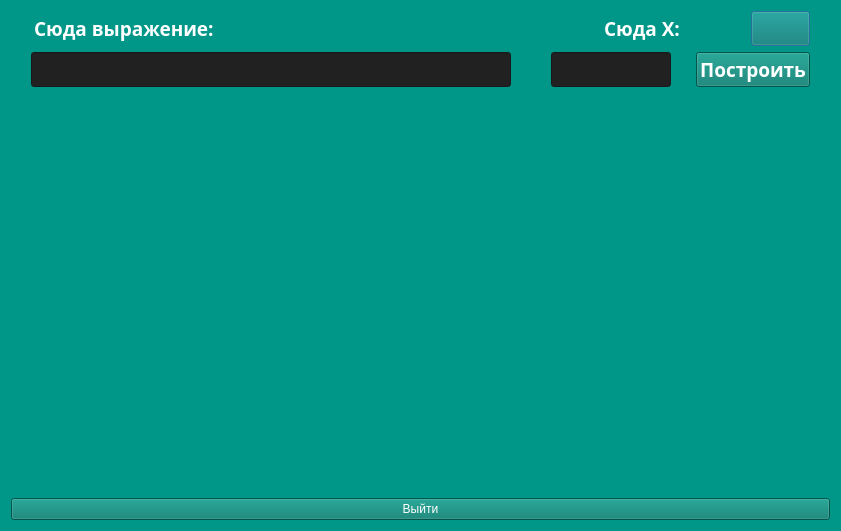
<?xml version="1.0" encoding="UTF-8"?>
<ui version="4.0">
 <class>Dialog</class>
 <widget class="QDialog" name="Dialog">
  <property name="geometry">
   <rect>
    <x>0</x>
    <y>0</y>
    <width>815</width>
    <height>531</height>
   </rect>
  </property>
  <property name="windowTitle">
   <string>Dialog</string>
  </property>
  <property name="styleSheet">
   <string notr="true">background-color:#009688</string>
  </property>
  <layout class="QVBoxLayout" name="verticalLayout_2" stretch="0,0,0,8">
   <item>
    <layout class="QVBoxLayout" name="verticalLayout_4">
     <item>
      <layout class="QHBoxLayout" name="horizontalLayout_4">
       <item>
        <spacer name="horizontalSpacer_6">
         <property name="orientation">
          <enum>Qt::Horizontal</enum>
         </property>
         <property name="sizeType">
          <enum>QSizePolicy::Fixed</enum>
         </property>
         <property name="sizeHint" stdset="0">
          <size>
           <width>23</width>
           <height>20</height>
          </size>
         </property>
        </spacer>
       </item>
       <item>
        <widget class="QLabel" name="label_2">
         <property name="font">
          <font>
           <family>PT Sans Caption</family>
           <pointsize>14</pointsize>
           <bold>true</bold>
          </font>
         </property>
         <property name="styleSheet">
          <string notr="true">color: #FFFFFF;</string>
         </property>
         <property name="text">
          <string>Сюда выражение:</string>
         </property>
        </widget>
       </item>
       <item>
        <spacer name="horizontalSpacer">
         <property name="orientation">
          <enum>Qt::Horizontal</enum>
         </property>
         <property name="sizeType">
          <enum>QSizePolicy::Fixed</enum>
         </property>
         <property name="sizeHint" stdset="0">
          <size>
           <width>384</width>
           <height>20</height>
          </size>
         </property>
        </spacer>
       </item>
       <item>
        <widget class="QLabel" name="label">
         <property name="font">
          <font>
           <family>PT Sans Caption</family>
           <pointsize>14</pointsize>
           <bold>true</bold>
          </font>
         </property>
         <property name="styleSheet">
          <string notr="true">color: #FFFFFF;</string>
         </property>
         <property name="text">
          <string>Сюда Х:</string>
         </property>
        </widget>
       </item>
       <item>
        <spacer name="horizontalSpacer_7">
         <property name="orientation">
          <enum>Qt::Horizontal</enum>
         </property>
         <property name="sizeType">
          <enum>QSizePolicy::Fixed</enum>
         </property>
         <property name="sizeHint" stdset="0">
          <size>
           <width>65</width>
           <height>20</height>
          </size>
         </property>
        </spacer>
       </item>
       <item>
        <widget class="QPushButton" name="pushButton">
         <property name="font">
          <font>
           <family>PT Sans Caption</family>
           <pointsize>14</pointsize>
           <bold>true</bold>
          </font>
         </property>
         <property name="styleSheet">
          <string notr="true">color: #FFFFFF;
background-color: #00796B</string>
         </property>
         <property name="text">
          <string/>
         </property>
         <property name="icon">
          <iconset resource="../../assets/icons/icons.qrc">
           <normaloff>:/backspace.png</normaloff>:/backspace.png</iconset>
         </property>
        </widget>
       </item>
       <item>
        <spacer name="horizontalSpacer_8">
         <property name="orientation">
          <enum>Qt::Horizontal</enum>
         </property>
         <property name="sizeType">
          <enum>QSizePolicy::Fixed</enum>
         </property>
         <property name="sizeHint" stdset="0">
          <size>
           <width>20</width>
           <height>15</height>
          </size>
         </property>
        </spacer>
       </item>
      </layout>
     </item>
     <item>
      <layout class="QHBoxLayout" name="horizontalLayout_5" stretch="0,4,0,1,0,0,0">
       <item>
        <spacer name="horizontalSpacer_5">
         <property name="orientation">
          <enum>Qt::Horizontal</enum>
         </property>
         <property name="sizeType">
          <enum>QSizePolicy::Fixed</enum>
         </property>
         <property name="sizeHint" stdset="0">
          <size>
           <width>20</width>
           <height>20</height>
          </size>
         </property>
        </spacer>
       </item>
       <item>
        <widget class="QLineEdit" name="input">
         <property name="font">
          <font>
           <family>PT Sans Caption</family>
           <pointsize>14</pointsize>
           <bold>true</bold>
          </font>
         </property>
         <property name="styleSheet">
          <string notr="true">background-color: #212121</string>
         </property>
         <property name="alignment">
          <set>Qt::AlignRight|Qt::AlignTrailing|Qt::AlignVCenter</set>
         </property>
        </widget>
       </item>
       <item>
        <spacer name="horizontalSpacer_2">
         <property name="orientation">
          <enum>Qt::Horizontal</enum>
         </property>
         <property name="sizeType">
          <enum>QSizePolicy::Fixed</enum>
         </property>
         <property name="sizeHint" stdset="0">
          <size>
           <width>34</width>
           <height>20</height>
          </size>
         </property>
        </spacer>
       </item>
       <item>
        <widget class="QLineEdit" name="Xinput">
         <property name="font">
          <font>
           <family>PT Sans Caption</family>
           <pointsize>14</pointsize>
           <bold>true</bold>
          </font>
         </property>
         <property name="styleSheet">
          <string notr="true">background-color: #212121</string>
         </property>
         <property name="alignment">
          <set>Qt::AlignRight|Qt::AlignTrailing|Qt::AlignVCenter</set>
         </property>
        </widget>
       </item>
       <item>
        <spacer name="horizontalSpacer_3">
         <property name="orientation">
          <enum>Qt::Horizontal</enum>
         </property>
         <property name="sizeType">
          <enum>QSizePolicy::Minimum</enum>
         </property>
         <property name="sizeHint" stdset="0">
          <size>
           <width>19</width>
           <height>20</height>
          </size>
         </property>
        </spacer>
       </item>
       <item>
        <widget class="QPushButton" name="build">
         <property name="sizePolicy">
          <sizepolicy hsizetype="MinimumExpanding" vsizetype="MinimumExpanding">
           <horstretch>0</horstretch>
           <verstretch>0</verstretch>
          </sizepolicy>
         </property>
         <property name="font">
          <font>
           <family>PT Sans Caption</family>
           <pointsize>14</pointsize>
           <bold>true</bold>
          </font>
         </property>
         <property name="styleSheet">
          <string notr="true">color: #FFFFFF;
background-color: #00796B</string>
         </property>
         <property name="text">
          <string>Построить</string>
         </property>
        </widget>
       </item>
       <item>
        <spacer name="horizontalSpacer_4">
         <property name="orientation">
          <enum>Qt::Horizontal</enum>
         </property>
         <property name="sizeType">
          <enum>QSizePolicy::Fixed</enum>
         </property>
         <property name="sizeHint" stdset="0">
          <size>
           <width>20</width>
           <height>14</height>
          </size>
         </property>
        </spacer>
       </item>
      </layout>
     </item>
    </layout>
   </item>
   <item>
    <layout class="QHBoxLayout" name="horizontalLayout_3"/>
   </item>
   <item>
    <spacer name="verticalSpacer">
     <property name="orientation">
      <enum>Qt::Vertical</enum>
     </property>
     <property name="sizeType">
      <enum>QSizePolicy::Maximum</enum>
     </property>
     <property name="sizeHint" stdset="0">
      <size>
       <width>12</width>
       <height>0</height>
      </size>
     </property>
    </spacer>
   </item>
   <item>
    <layout class="QVBoxLayout" name="verticalLayout">
     <item>
      <widget class="QCustomPlot" name="widget" native="true"/>
     </item>
     <item>
      <widget class="QPushButton" name="exit">
       <property name="styleSheet">
        <string notr="true">color: #FFFFFF;
background-color: #00796B</string>
       </property>
       <property name="text">
        <string>Выйти</string>
       </property>
      </widget>
     </item>
    </layout>
   </item>
  </layout>
 </widget>
 <customwidgets>
  <customwidget>
   <class>QCustomPlot</class>
   <extends>QWidget</extends>
   <header>qcustomplot.h</header>
   <container>1</container>
  </customwidget>
 </customwidgets>
 <resources>
  <include location="../../assets/icons/icons.qrc"/>
 </resources>
 <connections>
  <connection>
   <sender>exit</sender>
   <signal>clicked()</signal>
   <receiver>Dialog</receiver>
   <slot>close()</slot>
   <hints>
    <hint type="sourcelabel">
     <x>292</x>
     <y>395</y>
    </hint>
    <hint type="destinationlabel">
     <x>583</x>
     <y>392</y>
    </hint>
   </hints>
  </connection>
 </connections>
</ui>
